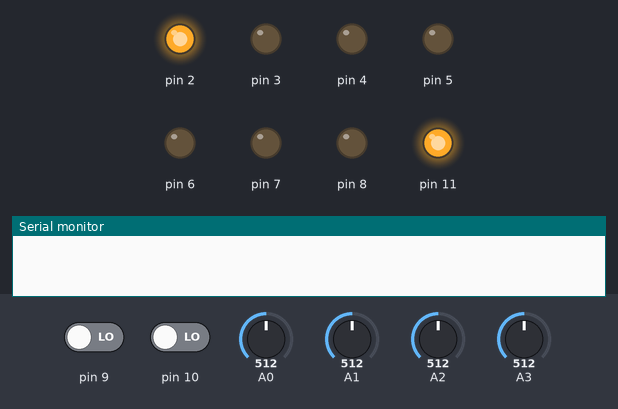
The sketch below on a simulated Arduino Uno, built with avr-gcc and run on an emulated ATmega328P. Parts: output pins drawn as LEDs (lit = HIGH), the last lines printed to the serial monitor. Inputs (shaded band) come from the test bench; at power-on: pin 9 LOW, pin 10 LOW, A0 = 512, A1 = 512, A2 = 512, A3 = 512.

Above: at 0.5 s.
At 1.5 s:
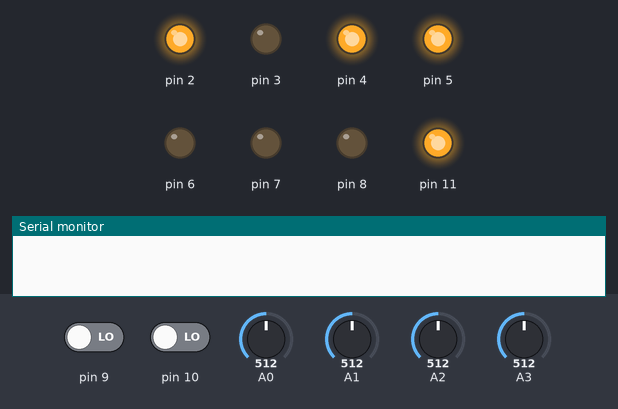
At 3.0 s:
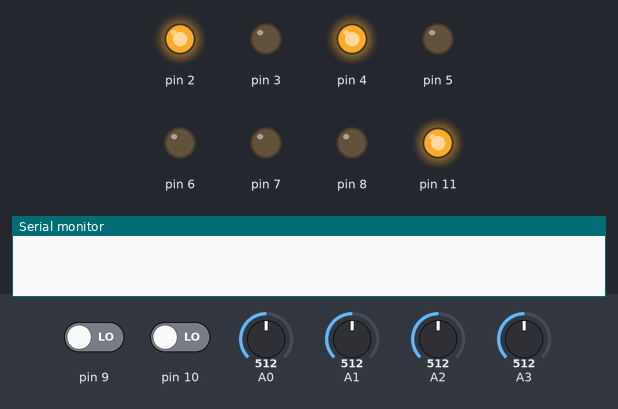
At 4.5 s:
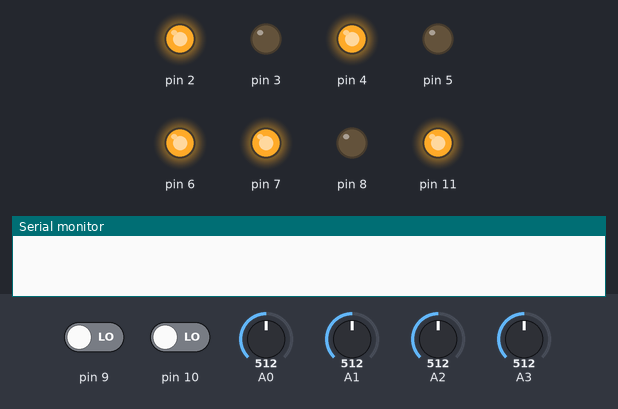
At 5.5 s:
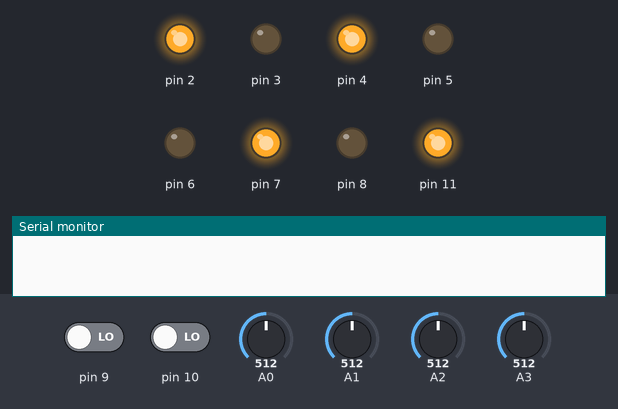
At 6.5 s:
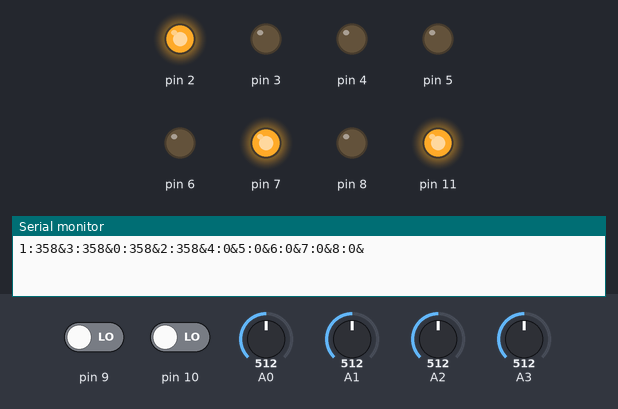
Timing chart, 0 to 7.8 s (numbered marks = the images above):
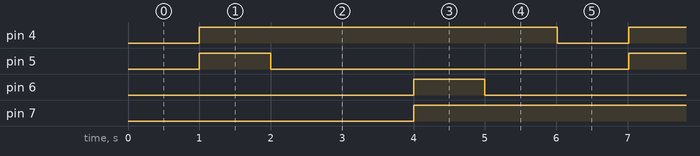

Measured:
- by itself, pin 4, pin 7: alternates HIGH for 5.0 s and LOW for 1.0 s
- by itself, pin 5, pin 6: alternates HIGH for 1.0 s and LOW for 5.0 s

The sketch:

filters.ino
```cpp
#include "__ColorSense__.h"
#include "__LineTracker__.h"
#include "__Sensors__.h"
#include "__Send__.h"

int previous_colorSense_Red = 0;
int previous_colorSense_Green = 0;
int previous_colorSense_Blue = 0;

int previous_colorSense1_Red = 0;
int previous_colorSense1_Green = 0;
int previous_colorSense1_Blue = 0;

double previous_lineTracker_L = 0;
double previous_lineTracker_LL = 0;
double previous_lineTracker_R = 0;
double previous_lineTracker_RR = 0;

double colorAlpha = 0.3;
double lineAlpha = 0.7;

// Pins are defined in __ColorSense__.h
__ColorSense__ colorSense(S0, S1, S2, S3, COLORSENSE_OUT);
__ColorSense__ colorSense1(S00, S11, S22, S33, COLORSENSE_OUT1);
__Sensors__ sensors;
void setup() {
    Serial.begin(115200);
    pinMode(A0, INPUT);
}

DataQueue<int> laneCntQueue(3);
int laneCnt;
bool isBlackLane = false;
bool isWhiteLane = false;
int blackLaneCnt = 0;
int whiteLaneCnt = 0;

void loop() {
    int l = analogRead(A1);
    int ll = analogRead(A3);
    int r = analogRead(A0);
    int rr = analogRead(A2);
    // Basic Filtering
    double current_colorSense_Red = colorAlpha * colorSense.getRedColor() + (1-colorAlpha) * previous_colorSense_Red;
    double current_colorSense_Green = colorAlpha * colorSense.getGreenColor() + (1-colorAlpha) * previous_colorSense_Green;
    double current_colorSense_Blue = colorAlpha * colorSense.getBlueColor() + (1-colorAlpha) * previous_colorSense_Blue;

    double current_colorSense1_Red = colorAlpha * colorSense1.getRedColor() + (1-colorAlpha) * previous_colorSense1_Red;
    double current_colorSense1_Green = colorAlpha * colorSense1.getGreenColor() + (1-colorAlpha) * previous_colorSense1_Green;
    double current_colorSense1_Blue = colorAlpha * colorSense1.getBlueColor() + (1-colorAlpha) * previous_colorSense1_Blue;

    double current_lineTracker_LL = (lineAlpha * ll) + (1-lineAlpha) * previous_lineTracker_LL;
    double current_lineTracker_L = (lineAlpha * l) + (1-lineAlpha) * previous_lineTracker_L;
    double current_lineTracker_R = (lineAlpha * r) + (1-lineAlpha) * previous_lineTracker_R;
    double current_lineTracker_RR = (lineAlpha * rr) + (1-lineAlpha) * previous_lineTracker_RR;
    previous_lineTracker_L = current_lineTracker_LL;
    previous_lineTracker_LL = current_lineTracker_L;
    previous_lineTracker_R = current_lineTracker_R;
    previous_lineTracker_RR = current_lineTracker_RR;

    previous_colorSense_Red = current_colorSense_Red;
    previous_colorSense_Green = current_colorSense_Green;
    previous_colorSense_Blue = current_colorSense_Blue;

    previous_colorSense1_Red = current_colorSense1_Red;
    previous_colorSense1_Green = current_colorSense1_Green;
    previous_colorSense1_Blue = current_colorSense1_Blue;

    int laneValue;
    if (!laneCntQueue.isFull()) {
        laneCntQueue.enqueue(mean(current_colorSense_Red, current_colorSense_Blue, current_colorSense_Green));
    }
    else {
        laneValue = laneCntQueue.dequeue();
        laneCntQueue.enqueue(mean(current_colorSense_Red, current_colorSense_Blue, current_colorSense_Green));
    }

    if (laneValue > 500 && !isBlackLane) {
        isBlackLane = true;
        blackLaneCnt++;
    }

    if (laneValue < 500) {
        isBlackLane = false;
    }

    if (laneValue < 500 && !isWhiteLane) {
        isWhiteLane = true;
        whiteLaneCnt++;
    }
    if (laneValue > 500) {
        isWhiteLane = false;
    }
    sensors.push(
            current_lineTracker_LL,
            current_lineTracker_L,
            current_lineTracker_R,
            current_lineTracker_RR,
            current_colorSense_Green,
            current_colorSense_Blue,
            current_colorSense_Red,
            blackLaneCnt);
    /*  sensors.log(); */
    sensors.sendPayload(blackLaneCnt);
    // * Don't forget to add delay
    // * cuz it won't send the payload correctly
    delay(10);
}
// քառակուսային միջին
int mean(int a, int b, int c) {
    return (a+b+c);
}
```

Queue.h
```cpp
/*
	Author: Einar Arnason
	email: einsiarna@gmail.com

	A lightweight linked list type queue implementation,
	meant for microcontrollers.

	Usage and further info:
	https://github.com/EinarArnason/ArduinoQueue
*/

#pragma once

#if defined(ARDUINO) && ARDUINO >= 100
#include "Arduino.h"
#else
#include "WProgram.h"
#endif

template <typename T>
class DataQueue {
	class Node {
	public:
		T item;
		Node* next;

		Node() {
			next = NULL;
		}

		~Node() {
			next = NULL;
		}
	};
	Node* _head;
	Node* _tail;
	unsigned int _max_items;
	unsigned int _max_memory;
	unsigned int _items_cnt;

public:
	DataQueue(unsigned int max_items = 100, unsigned int max_memory = 0) {
		_head = NULL;
		_tail = NULL;

		/*
			If the max memory has not
			been defined or is 0, then
			the queue size is set by
			the max number of items:
		*/
		if (max_memory == 0) {
			_max_items = max_items;
			_max_memory = max_items * sizeof(T);
		}
		/*
			If the max memory has been
			set then the queue size is
			defined by the memory size
			when the max items is 0.
			If the user gave a max item
			size, then the queue size
			will be capped by the number
			of items.
		*/
		else {
			_max_items = max_memory / sizeof(T);
			_max_memory = _max_items * sizeof(T);
			if (max_items != 0) {
				if (_max_items > max_items)
					_max_items = max_items;
			}
		}
		_items_cnt = 0;
	}

	~DataQueue() {
		for (Node* node = _head; node != NULL; node = _head) {
			_head = node->next;
			delete node;
		}
	}

    T nextValue(T* arr) {
       uint8_t index = 0;
       for (Node* node = _head; node != NULL; node = node->next) {
           arr[index++] = node->item;
       }
    }

    T getMean() {
       double mean = 0;
       for (Node* node = _head; node != NULL; node = node->next) {
           mean += node->item;
       }
       return mean/this->_items_cnt;
    }
	/*
		Push an item to the queue.
		Returns false if memory is
		full, or true if the item
		was added to queue.
	*/
	bool enqueue(T item) {
		if (_items_cnt == _max_items) {
			return false;
		}
		Node* node = new Node;
		if (node == NULL) {
			return false;
		}

		node->item = item;

		if (_head == NULL) {
			_head = node;
			_tail = node;
			_items_cnt++;
			return true;
		}

		_tail->next = node;
		_tail = node;
		_items_cnt++;
		return true;
	}

	/*
		Pop the front of the queue.
		Because exceptions are not
		usually implemented for
		microcontrollers, if queue
		is empty, a dummy item is
		returned.
	*/
	T dequeue() {
		if ((_items_cnt == 0) || (_head == NULL)) {
			return T();
		}

		Node* node = _head;
		_head = node->next;
		T item = node->item;
		delete node;
		node = NULL;

		if (_head == NULL) {
			_tail = NULL;
		}

		_items_cnt--;
		return item;
	}

	/*
		Returns true if the queue
		is empty, false otherwise.
	*/
	bool isEmpty() {
		return _head == NULL;
	}

	/*
		Returns true if the queue
		is full, false otherwise.
	*/
	bool isFull() {
		return _items_cnt == _max_items;
	}

	/*
		Returns the number of items
		currently in the queue.
	*/
	unsigned int item_count() {
		return _items_cnt;
	}

	/*
		Returns the size of the
		queue item in bytes.
	*/
	unsigned int item_size() {
		return sizeof(T);
	}

	/*
		Returns the size of the queue
		(maximum number of items)
	*/
	unsigned int max_queue_size() {
		return _max_items;
	}

	/*
		Returns the size of the queue
		(maximum size in bytes)
	*/
	unsigned int max_memory_size() {
		return _max_memory;
	}

	/*
		Get the item in the front
		of the queue.
		Because exceptions are not
		usually implemented for
		microcontrollers, if queue
		is empty, a dummy item is
		returned.
	*/
	T front() {
		if ((_items_cnt == 0) || (_head == NULL)) {
			return T();
		}
		T item = _head->item;
		return item;
	}
};
```

__ColorSense__.h
```cpp
#ifndef __colorsense__
#define __colorsense__
// First Sensor pins
#define S0 2
#define S1 3
#define S2 5
#define S3 4
#define COLORSENSE_OUT 9
// Seccond Sensor pins
#define S00 11
#define S11 8
#define S22 6
#define S33 7
#define COLORSENSE_OUT1 10

class __ColorSense__ {
    private:
        int frequency = 0;
        int s0;
        int s1;
        int s2;
        int s3;
        int sensorOut;
    public:
        __ColorSense__(int s0, int s1, int s2, int s3, int sensorOut) {
            this->s0 = s0;
            this->s1 = s1;
            this->s2 = s2;
            this->s3 = s3;
            this->sensorOut = sensorOut;
            pinMode(s0, OUTPUT);
            pinMode(s1, OUTPUT);
            pinMode(s2, OUTPUT);
            pinMode(s3, OUTPUT);
            pinMode(sensorOut, INPUT);
            // Setting frequency-scaling to 20%
            digitalWrite(s0,HIGH);
            digitalWrite(s1,LOW);
        }
        int getRedColor() {
            digitalWrite(s2,LOW);
            digitalWrite(s3,LOW);
            this->frequency = pulseIn(this->sensorOut, LOW);
            return this->frequency;
        }
        int getGreenColor() {
            digitalWrite(s2,HIGH);
            digitalWrite(s3,HIGH);
            this->frequency = pulseIn(this->sensorOut, LOW);
            return this->frequency;
        }
        int getBlueColor() {
            digitalWrite(s2,LOW);
            digitalWrite(s3,HIGH);
            this->frequency = pulseIn(this->sensorOut, LOW);
            return this->frequency;
        }
};
#endif
```

__LineTracker__.h
```cpp
#ifndef lineTracker
#define lineTracker

class __LineTracker__ {
    private:
        int whiteLineThreshold_;
        int blackLineThreshold_;
        int whiteLineOffset_;
        int blackLineOffset_;
        int pin_;
    public:
        __LineTracker__(int whiteLineThreshold,
                int blackLineThreshold_,
                int whiteLineOffset_,
                int blackLineOffset_,
                int pin_) {
            this->whiteLineThreshold_ = whiteLineThreshold_;
            this->blackLineThreshold_ = blackLineThreshold_;
            this->whiteLineOffset_ = whiteLineOffset_;
            this->blackLineOffset_ = blackLineOffset_;
            this->pin_ = pin_;
            pinMode(pin_, INPUT);
        }
        int getSensor () {
            return analogRead(this->pin_);
        };
        int getValue () {
            if (this->getSensor() > this->whiteLineOffset_ - this -> whiteLineThreshold_ &&
                    this->getSensor() < this->whiteLineOffset_ + this->whiteLineThreshold_) {
                return 1;
            } else
            if (this->getSensor() > this->blackLineOffset_ - this -> blackLineThreshold_ &&
                    this->getSensor() < this->blackLineOffset_ + this->blackLineThreshold_) {
                return 0;
            }
        }
};
#endif
```

__Send__.h
```cpp
#ifndef __send__
#define __send__

inline void
send(int payload, int sensorId) {
    char payload_str[5];
    itoa(payload, payload_str, 10);
    Serial.print(sensorId);
    Serial.print(":");
    Serial.print(payload_str);
    Serial.print('&');
}

#endif
```

__Sensors__.h
```cpp
#include "Queue.h"
#define QUEUE_SIZE 7
#include "__Send__.h"

// SensorIds
#define R_id 0
#define L_id 1
#define RR_id 2
#define LL_id 3

#define COLORSENSE_RED_id 4
#define COLORSENSE_GREEN_id 5
#define COLORSENSE_BLUE_id 6

#define COLORSENSE1_MEAN_id 7
#define LANE_CNT_id 8

class __Sensors__ {
    class Sensor {
        public:
            // Init emptry queue and constructor
            Sensor():queue(QUEUE_SIZE) {}
            DataQueue<int> queue;
            int queueList[QUEUE_SIZE] = {0};
            void push_(int data) {
                if (!queue.isFull()) {
                    queue.enqueue(data);
                }
                else {
                    queue.dequeue();
                    queue.enqueue(data);
                }
                queue.nextValue(queueList);
            }
            int getMean() {
                return queue.getMean();
            }
    };
    private:
    Sensor cR_;
    Sensor cG_;
    Sensor cB_;
    Sensor cS1_mean_;
    Sensor LL_;
    Sensor L_;
    Sensor R_;
    Sensor RR_;
    public:

    __Sensors__() {};
    void push(int ll,
            int l,
            int r,
            int rr,
            int redColor,
            int greenColor,
            int blueColor,
            int colorSense1_mean) {
        LL_.push_(ll);
        L_.push_(l);
        R_.push_(r);
        RR_.push_(rr);
        cR_.push_(redColor);
        cB_.push_(blueColor);
        cG_.push_(greenColor);
        cS1_mean_.push_(colorSense1_mean);
    }
    void sendPayload(int laneCnt) {
        // lineTrackers payload
        send(L_.getMean(), L_id);
        send(LL_.getMean(), LL_id);
        send(R_.getMean(), R_id);
        send(RR_.getMean(), RR_id);
        // colorSensor payload
        send(cR_.getMean(), COLORSENSE_RED_id);
        send(cG_.getMean(), COLORSENSE_GREEN_id);
        send(cB_.getMean(), COLORSENSE_BLUE_id);

        send(cS1_mean_.getMean(), COLORSENSE1_MEAN_id);
        send(laneCnt, LANE_CNT_id);
        // Debug
        // Serial.println();
    }
};
```
